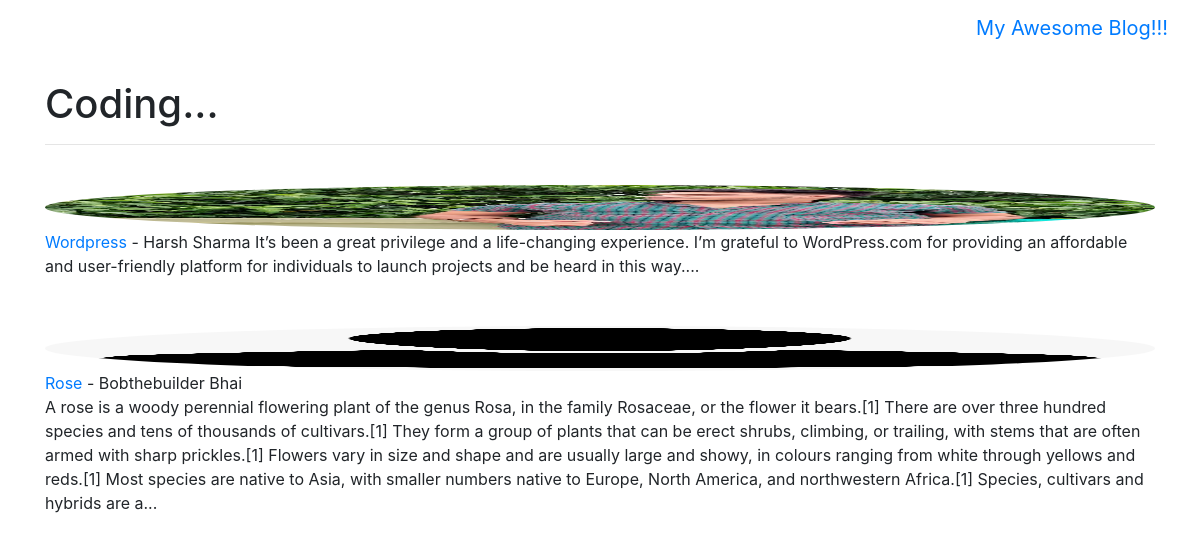
/category/coding/, run on the app's committed database.
### theblog/models.py (models this page shows, shortened)
class Post(models.Model):
    title = models.CharField(max_length=255)
    title_tag = models.CharField(max_length=255, default='Blog!')
    author = models.ForeignKey(User, on_delete=models.CASCADE)
    body = RichTextField(blank=True, null=True)
    post_date = models.DateField(auto_now_add=True)
    category = models.CharField(max_length=255, default='coding')
    snippet = models.CharField(max_length=255)
    likes = models.ManyToManyField(User, related_name='blog_posts')
    header_image = models.ImageField(null=True, blank=True, upload_to="images/")

class Profile(models.Model):
    user = models.OneToOneField(User, null=True, on_delete=models.CASCADE)
    bio = models.TextField()
    profile_pic =  models.ImageField(null=True, blank=True, upload_to="images/profile/")
    website_url = models.CharField(max_length=255, null=True, blank=True)
    facebook_url = models.CharField(max_length=255, null=True, blank=True)
    instagram_url = models.CharField(max_length=255, null=True, blank=True)
    twitter_url = models.CharField(max_length=255, null=True, blank=True)
    pinterest_url = models.CharField(max_length=255, null=True, blank=True)

### theblog/views.py (the view)
# urls.py: path('category/<str:cats>/', CategoryView, name = 'category'),
def CategoryView(request, cats):
    category_posts = Post.objects.filter(category=cats.replace('-',' '))
    return render(request, 'categories.html', {'cats': cats.title().replace('-',' '), 'category_posts': category_posts})

### theblog/templates/categories.html (shortened to what this page needs)
{% extends 'base.html' %}
{% load static %}
{% block content %}
{% if category_posts %}
    <h1>{{ cats }}...</h1><hr> <br>
        {% for post in category_posts %}
        {% if post.author.profile.profile_pic %}
            <img src="{{post.author.profile.profile_pic.url}}" class="card-img rounded-circle" alt="..." width="45" height="45">
        {% else %}
            <img src="{% static 'theblog/images/user.png' %}" class="card-img rounded-circle" alt="..." width="45" height="45">
        {% endif %}
        <a href="{% url 'article-detail' post.pk %}">{{post.title}} </a> - {{post.author.first_name}}
            {{post.author.last_name}}
            {{post.body | slice:":600"|safe}}...
        <br> <br><br>
        {% endfor %}
{% else %}
    <h1>No posts to show..</h1>
{% endif %}
{% endblock %}

### data on the page
Post: author.profile.profile_pic (picture), title "Wordpress", author.first_name "Harsh", author.last_name "Sharma", body "It’s been a great privilege and a life-changing experience. I’m grateful to WordPress.com for providing an affordable and user-friendly platform for individuals to launch projects and be heard in this way."
Post: title "Rose", author.first_name "Bobthebuilder", author.last_name "Bhai", body "A rose is a woody perennial flowering plant of the genus Rosa, in the family Rosaceae, or the flower it bears.[1] There are over three hundred species and tens of thousands of cultivars.[1] They form a group of plants that can be erect shrubs, climbing, or trailing, with stems that are often armed with sharp prickles.[1] Flowers vary in size and shape and are usually large and showy, in colours ranging from white through yellows and reds.[1] Most species are native to Asia, with smaller numbers native to Europe, North America, and northwestern Africa.[1] Species, cultivars and hybrids are a"

### other printed values
{{ cats }} "Coding"
